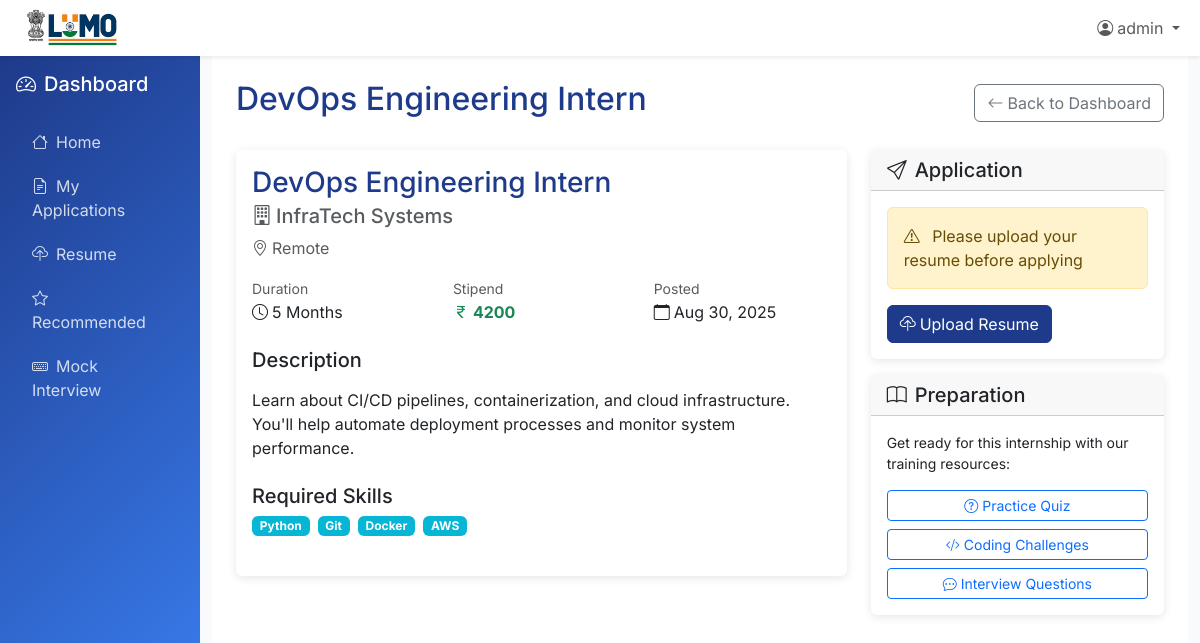
/dashboard/internship/6/ (signed in), run on the app's committed database.
### dashboard/models.py (models this page shows, shortened)
class Internship(models.Model):
    title = models.CharField(max_length=255)
    company = models.CharField(max_length=255)
    description = models.TextField()
    location = models.CharField(max_length=150)
    stipend = models.DecimalField(max_digits=10, decimal_places=2, null=True, blank=True)
    duration = models.CharField(max_length=100, help_text="e.g., '3 Months', '6 Weeks'")
    required_skills = models.ManyToManyField(Skill, related_name='internships')
    posted_date = models.DateTimeField(auto_now_add=True)

### accounts/models.py (models this page shows, shortened)
class Skill(models.Model):
    name = models.CharField(max_length=100, unique=True)

### dashboard/views.py (the view)
# urls.py: path("internship/<int:internship_id>/", views.internship_detail, name="internship_detail"),
@login_required
def internship_detail(request, internship_id):
    internship = get_object_or_404(Internship, id=internship_id)
    student_profile, created = Student.objects.get_or_create(user=request.user)
    has_applied = Application.objects.filter(student=student_profile, internship=internship).exists()
    student_skills = student_profile.skills.all()
    matching_skills = []
    required_skills = internship.required_skills.all()
    for req_skill in required_skills:
        for student_skill in student_skills:
            if (req_skill.name.lower() == student_skill.name.lower() or
                req_skill.name.lower() in student_skill.name.lower() or
                student_skill.name.lower() in req_skill.name.lower()):
                matching_skills.append(req_skill)
                break
    match_percentage = 0
    if required_skills.exists():
         match_percentage = (len(matching_skills) / required_skills.count()) * 100
    context = {
        'internship': internship,
        'student': student_profile,
        'has_applied': has_applied,
        'matching_skills': matching_skills,
        'match_percentage': round(match_percentage, 1),
        'required_skills': required_skills,
    }
    return render(request, 'dashboard/internship_detail.html', context)

### templates/dashboard/internship_detail.html (shortened to what this page needs)
{% extends 'dashboard/base.html' %}
{% block dashboard_content %}
<div class="d-flex justify-content-between align-items-center mb-4">
    <h1 class="h2 text-lumo">{{ internship.title }}</h1>
    <a href="{% url 'dashboard' %}" class="btn btn-outline-secondary">
        <i class="bi bi-arrow-left me-1"></i>Back to Dashboard
    </a>
</div>
<div class="row">
    <div class="col-md-8">
        <div class="card">
            <div class="card-body">
                <div class="d-flex justify-content-between align-items-start mb-3">
                    <div>
                        <h3 class="text-lumo mb-1">{{ internship.title }}</h3>
                        <h5 class="text-muted mb-2">
                            <i class="bi bi-building me-1"></i>{{ internship.company }}
                        </h5>
                        <p class="text-muted mb-0">
                            <i class="bi bi-geo-alt me-1"></i>{{ internship.location }}
                        </p>
                    </div>
                </div>
                <div class="row mb-4">
                    <div class="col-md-4">
                        <small class="text-muted">Duration</small>
                        <p class="mb-0"><i class="bi bi-clock me-1"></i>{{ internship.duration }}</p>
                    </div>
                    {% if internship.stipend %}
                    <div class="col-md-4">
                        <small class="text-muted">Stipend</small>
                        <p class="mb-0 text-success fw-bold">
                            <i class="bi bi-currency-rupee me-1"></i>{{ internship.stipend|floatformat:0 }}
                        </p>
                    </div>
                    {% endif %}
                    <div class="col-md-4">
                        <small class="text-muted">Posted</small>
                        <p class="mb-0"><i class="bi bi-calendar me-1"></i>{{ internship.posted_date|date:"M d, Y" }}</p>
                    </div>
                </div>
                <div class="mb-4">
                    <h5>Description</h5>
                    <p>{{ internship.description|linebreaks }}</p>
                </div>
                <div class="mb-4">
                    <h5>Required Skills</h5>
                    <div class="d-flex flex-wrap gap-2">
                        {% for skill in internship.required_skills.all %}
                            {% if skill in matching_skills %}
                                <span class="badge bg-success">
                                    <i class="bi bi-check-circle me-1"></i>{{ skill.name }}
                                </span>
                            {% else %}
                                <span class="badge badge-skill">{{ skill.name }}</span>
                            {% endif %}
                        {% endfor %}
                    </div>
                </div>
            </div>
        </div>
    </div>
    <div class="col-md-4">
        <div class="card">
            <div class="card-header">
                <h5 class="mb-0"><i class="bi bi-send me-2"></i>Application</h5>
            </div>
            <div class="card-body">
                {% if has_applied %}
                    <div class="alert alert-success">
                        <i class="bi bi-check-circle-fill me-2"></i>
                        You have already applied for this internship
                    </div>
                    <a href="{% url 'my_applications' %}" class="btn btn-outline-primary">
                        <i class="bi bi-file-earmark-text me-1"></i>View My Applications
                    </a>
                {% else %}
                    {% if not student.resume %}
                        <div class="alert alert-warning">
                            <i class="bi bi-exclamation-triangle me-2"></i>
                            Please upload your resume before applying
                        </div>
                        <a href="{% url 'resume_upload' %}" class="btn btn-lumo">
                            <i class="bi bi-cloud-upload me-1"></i>Upload Resume
                        </a>
                    {% endif %}
                {% endif %}
            </div>
        </div>
        <div class="card mt-3">
            <div class="card-header">
                <h5 class="mb-0"><i class="bi bi-book me-2"></i>Preparation</h5>
            </div>
            <div class="card-body">
                <p class="small mb-3">Get ready for this internship with our training resources:</p>
                <div class="d-grid gap-2">
    <a href="{% url 'practice_quiz' internship.id %}" class="btn btn-outline-primary btn-sm">
        <i class="bi bi-question-circle me-1"></i>Practice Quiz
    </a>
    <a href="{% url 'coding_challenges' internship.id %}" class="btn btn-outline-primary btn-sm">
        <i class="bi bi-code-slash me-1"></i>Coding Challenges
    </a>
    <a href="{% url 'interview_questions' internship.id %}" class="btn btn-outline-primary btn-sm">
        <i class="bi bi-chat-dots me-1"></i>Interview Questions
    </a>
</div>
            </div>
        </div>
    </div>
</div>
{% endblock %}

### templates/base.html (shortened to what this page needs)
{% load static %}
<!DOCTYPE html>
<html lang="en">
<head>
    <link href="https://cdn.jsdelivr.net/npm/bootstrap@5.3.0/dist/css/bootstrap.min.css" rel="stylesheet">
    <link href="https://cdn.jsdelivr.net/npm/bootstrap-icons@1.10.0/font/bootstrap-icons.css" rel="stylesheet">
</head>
<body>
    <nav class="navbar navbar-expand-lg navbar-light bg-white shadow-sm">
        <div class="container-fluid">
            <a href="/" class="logo">
    <img src="{% static 'logo1.png' %}" alt="LUMO" class="img-fluid" style="height:40px; width:auto;" />
</a>
            <div class="collapse navbar-collapse" id="navbarNav">
                <ul class="navbar-nav ms-auto">
                    {% if user.is_authenticated %}
                        <li class="nav-item dropdown">
                            <a class="nav-link dropdown-toggle" href="#" id="navbarDropdown" role="button" data-bs-toggle="dropdown">
                                <i class="bi bi-person-circle me-1"></i>{{ user.username }}
                            </a>
                        </li>
                    {% endif %}
                </ul>
            </div>
        </div>
    </nav>
    {% block content %}{% endblock %}
</body>
</html>

### templates/base.html (style rules this page uses)
:root { --lumo-primary: #1e3a8a; --lumo-secondary: #3b82f6; --lumo-accent: #06b6d4; --lumo-dark: #1f2937; --lumo-light: #f8fafc; }
body { font-family: 'Inter', sans-serif; background-color: var(--lumo-light); }
.btn-lumo { background-color: var(--lumo-primary); border-color: var(--lumo-primary); color: white; }
.text-lumo { color: var(--lumo-primary); }
.card { border: none; box-shadow: 0 2px 10px rgba(0, 0, 0, 0.1); transition: transform 0.2s ease, box-shadow 0.2s ease; }
.badge-skill { background-color: var(--lumo-accent); color: white; }

### data on the page
Internship: title "DevOps Engineering Intern", company "InfraTech Systems", location "Remote", duration "5 Months", stipend "4200", posted_date "Aug 30, 2025", description "Learn about CI/CD pipelines, containerization, and cloud infrastructure. You'll help automate deployment processes and monitor system performance."
Skill: name "Python"
Skill: name "Git"
Skill: name "Docker"
Skill: name "AWS"

### other printed values
{{ user.username }} "admin"
